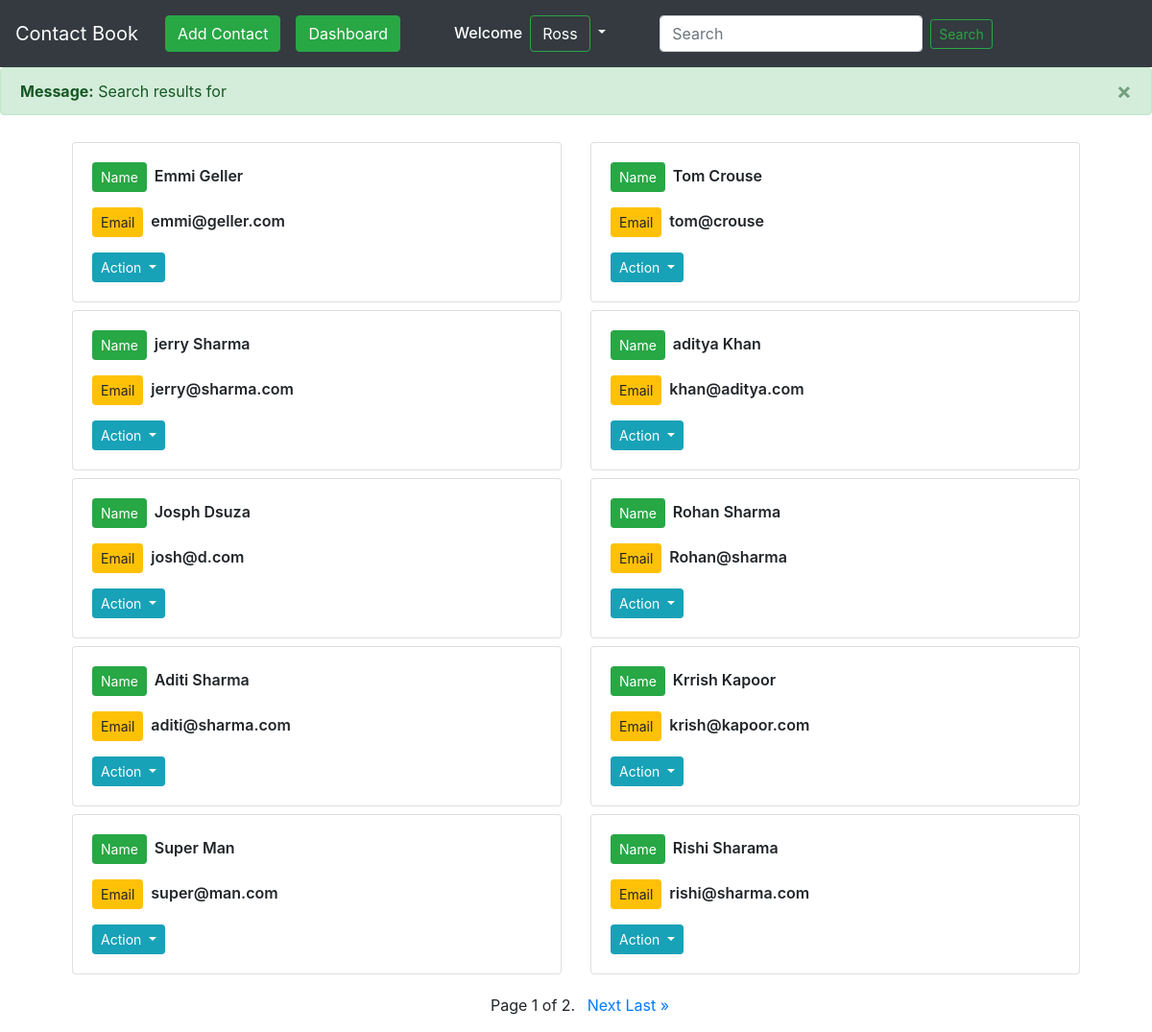
/search/ (signed in), run on the app's committed database.
### contactbook/models.py (models this page shows, shortened)
class Contact(models.Model):
    sno = models.AutoField(primary_key=True)
    first_name = models.CharField(max_length=50)
    last_name = models.CharField(max_length=50)
    email = models.CharField(max_length=100)
    user_id = models.ForeignKey(User,on_delete=models.CASCADE)

### contactbook/views.py (the view)
# urls.py: path('search/',views.search, name='search'),
def search(request):
    search = request.GET.get('search',"")
    object1 = Contact.objects.filter(first_name__icontains=search,user_id=request.user)
    object2 = Contact.objects.filter(last_name__icontains=search,user_id=request.user)
    object3 = Contact.objects.filter(email__icontains=search,user_id=request.user)
    all=object1.union(object2.union(object3)).order_by('sno')
    paginator = Paginator(all,10)
    page_number = request.GET.get('page',1)
    page_obj = paginator.get_page(page_number)
    if len(all)<1:
        messages.error(request,f'Search results for {search} not found' )
    else:
        messages.success(request,f'Search results for {search}')
    param = {'page_obj':page_obj}
    return render(request,'search.html',param)

### templates/search.html (shortened to what this page needs)
{% extends 'base.html' %}
{% block body %}
{% if user.is_authenticated %}
<div class="container">
<div class="container mt-2">
<div class="row">
{% for item in page_obj %}
   <div class="col-6 col-md-6">
   <div class="card my-1 ">
  <div class="card-body">
    <p style="font-weight:600; text-transform: capitalize;"><button type="button" class="btn btn-success btn-sm mr-2">Name</button>{{item.first_name}} {{item.last_name}} </p>
    <p style="font-weight:600;"><button type="button" class="btn btn-warning btn-sm mr-2">Email</button>{{item.email}}</p>
    <div class="dropdown">
  <button class="btn btn-info btn-sm dropdown-toggle" type="button" id="dropdownMenuButton" data-toggle="dropdown" aria-haspopup="true" aria-expanded="false">
    Action
  </button>
    </div>
  </div>
</div>
</div>
 {% endfor %}
 <div class='container  my-3 mb-3' style="text-align:centre;">
<div class="pagination">
    <span class="step-links mx-auto">
        <span class="current mx-2">
            Page {{ page_obj.number }} of {{ page_obj.paginator.num_pages }}.
        </span>
        {% if page_obj.has_next %}
            <a href="?page={{ page_obj.next_page_number }}">   Next</a>
            <a href="?page={{ page_obj.paginator.num_pages }}">Last &raquo;</a>
        {% endif %}
    </span>
</div>
</div>
</div>
{% else %}
  <div class="alert alert-danger" role="alert">
    Message: Please login first
    <a href="/" class="alert-link"
      ><button class="btn btn-primary mx-2 mb-2">Login</button></a>
{% endif %}
{% endblock body %}

### templates/base.html (shortened to what this page needs)
<!doctype html>
<html lang="en">
  <head>
    <link rel="stylesheet" href="https://cdn.jsdelivr.net/npm/bootstrap@4.5.3/dist/css/bootstrap.min.css">
  </head>
{% block navbar %}
  <nav class="navbar navbar-expand-lg navbar-dark bg-dark">
  <a class="navbar-brand" href="/">Contact Book</a>
  <div class="collapse navbar-collapse" id="navbarSupportedContent">
    <ul class="navbar-nav ml-1" >
      {% if user.is_authenticated %}
    <li class="nav-item ">
        <a class="nav-link" href={% url 'addcontact' %}><button type="button" class="btn btn-success ">Add Contact</button></a>
      </li>
       <li class="nav-item ">
        <a class="nav-link" href={% url 'dashboard' %}><button type="button" class="btn btn-success">Dashboard</button></a>
      </li>
    <h6 class="ml-5 my-auto" style="color:white;">Welcome</h6>
     <li style="display:inline;" class="nav-item dropdown ml-0 mr-5">
        <a style="color:white" class="nav-link dropdown-toggle" href="#" id="logoutbar" role="button" data-toggle="dropdown" aria-haspopup="true" aria-expanded="false">
          <button style="color:white;" class="btn btn-outline-success"> {{user.first_name}}</button>
        </a>
      </li>
      {% endif %}
      {% if user.is_authenticated %}
      <form class="form-inline my-2 my-lg-0" method='get' action={% url "search" %}>
      <input class="form-control mr-sm-2" type="search" id='search' name = "search" placeholder="Search" aria-label="Search">
      <button class="btn btn-outline-success btn-sm my-2 my-sm-0"  type="submit">Search</button>
    </ul>
    {% endif %}
    </nav>
{% endblock navbar %}
{% for message in messages %}
  <div class="alert alert-{{ message.tags }} alert-dismissible fade show" role="alert">
    <strong>Message:</strong> {{ message }}
    <button type="button" class="close" data-dismiss="alert" aria-label="Close">
      <span aria-hidden="true">&times;</span>
    </button>
  </div>
 {% endfor %}
{% block main %}
<div class="container mt-2">
{% endblock main %}
 <body>
{% block body %}
{% endblock body %}
  </body>
</html>

### data on the page
Contact: first_name "Emmi", last_name "Geller", email "emmi@geller.com"
Contact: first_name "Tom", last_name "Crouse", email "tom@crouse"
Contact: first_name "Jerry", last_name "Sharma", email "jerry@sharma.com"
Contact: first_name "Aditya", last_name "Khan", email "khan@aditya.com"
Contact: first_name "Josph", last_name "Dsuza", email "josh@d.com"
Contact: first_name "Rohan", last_name "Sharma", email "Rohan@sharma"
Contact: first_name "Aditi", last_name "Sharma", email "aditi@sharma.com"
Contact: first_name "Krrish", last_name "Kapoor", email "krish@kapoor.com"
Contact: first_name "Super", last_name "Man", email "super@man.com"
Contact: first_name "Rishi", last_name "Sharama", email "rishi@sharma.com"

### other printed values
{{ user.first_name }} "Ross"
{{ message }} "Search results for"
{{ page_obj.number }} "1"
{{ page_obj.paginator.num_pages }} "2"
